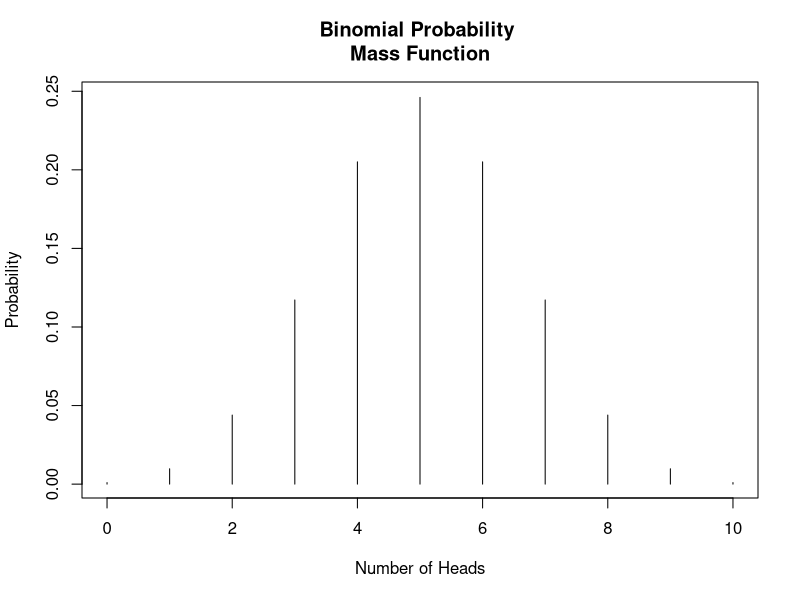
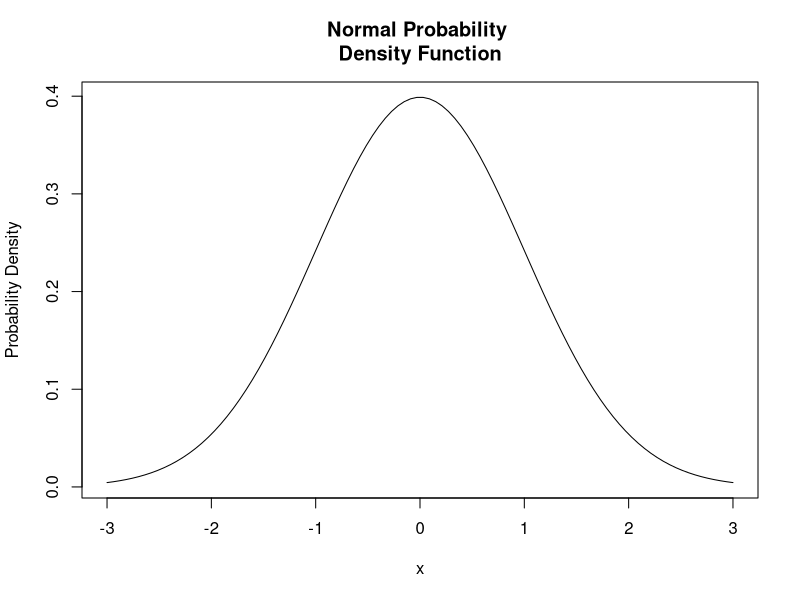
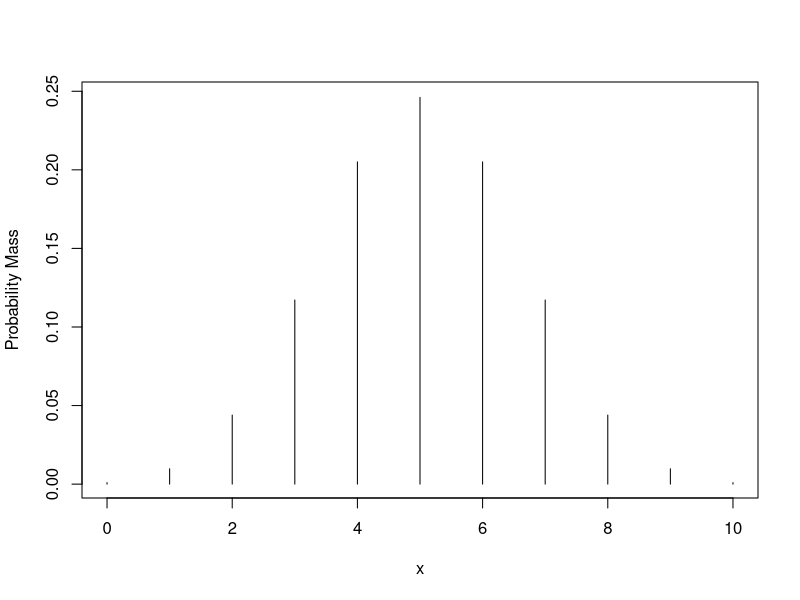
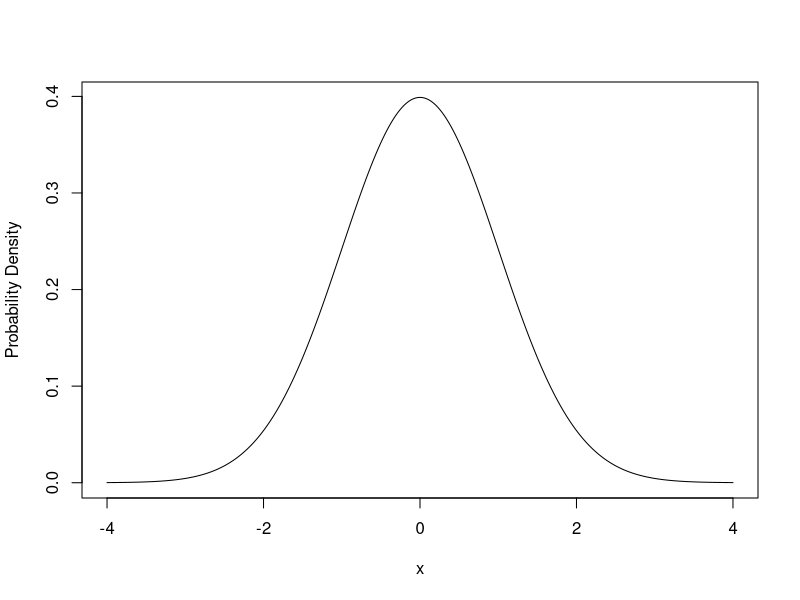
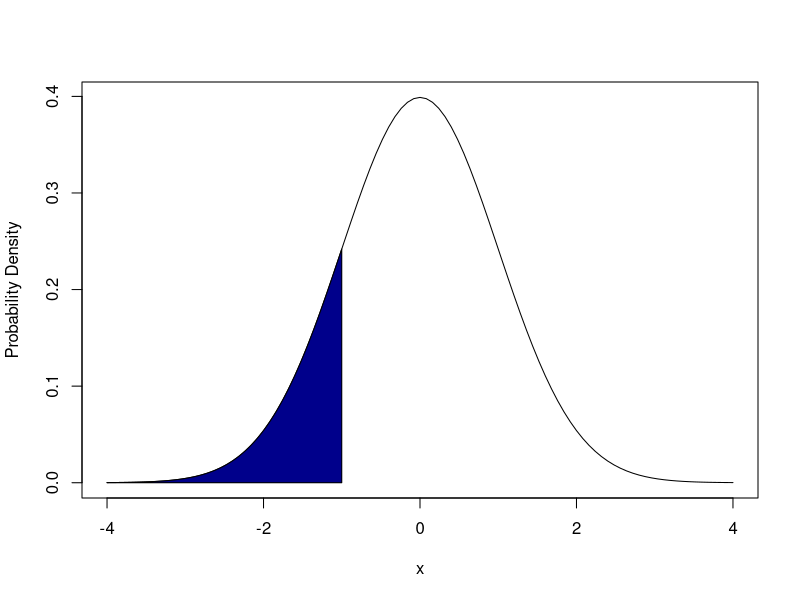
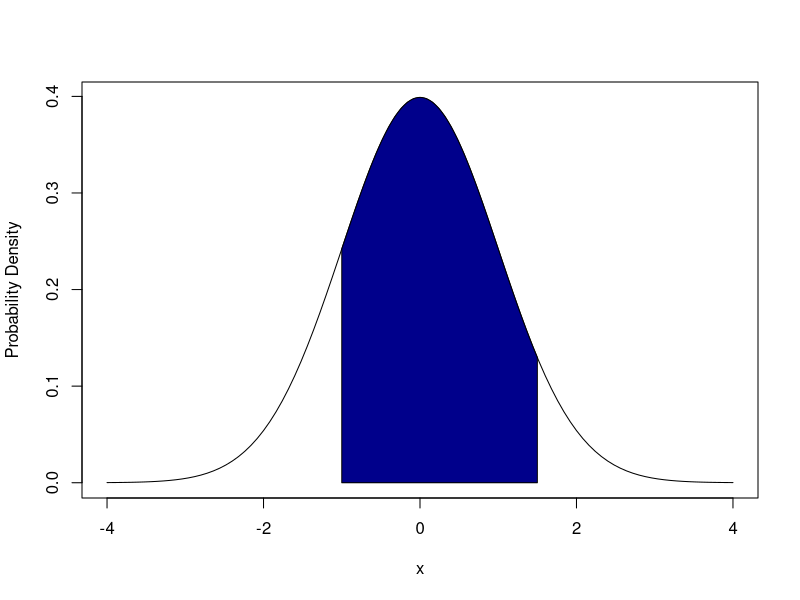
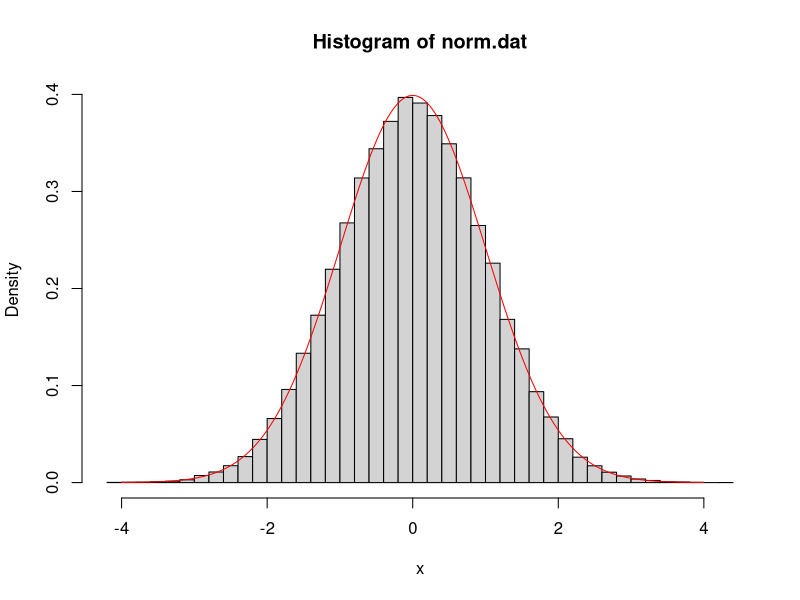
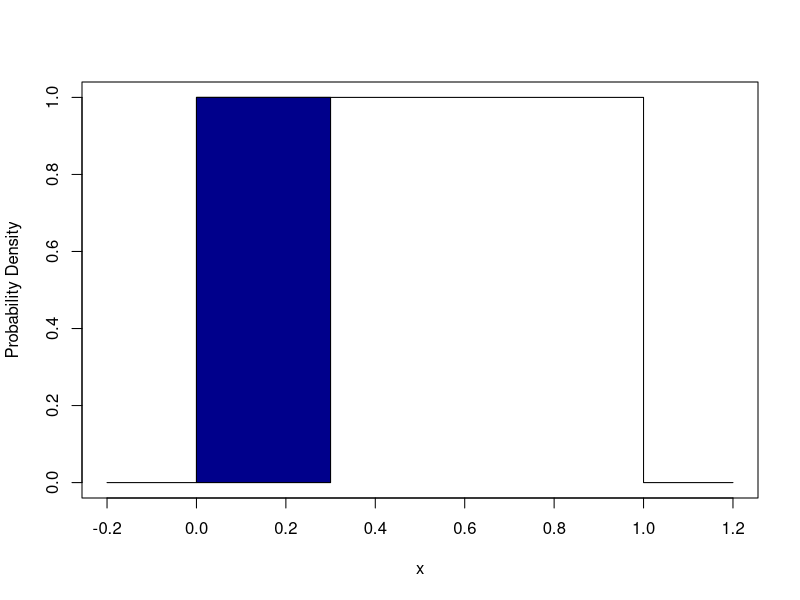

Recreate these plots in R, in order.
## ---- chunk 1
plot(
  x = 0:10,
  y = dbinom(0:10, 10, prob = 0.5),
  type = "h",
  main = "Binomial Probability \nMass Function",
  xlab = "Number of Heads",
  ylab = "Probability"
)
## ---- chunk 2
plot(
  x = seq(-3, 3, length = 100),
  y = dnorm(seq(-3, 3, length = 100), mean = 0, sd = 1),
  type = "l",
  main = "Normal Probability \nDensity Function",
  xlab = "x",
  ylab = "Probability Density"
)
## ---- chunk 3
dbinom(4, 10, 0.5)
## ---- chunk 4
dbinom(0:10, 10, 0.5)
plot(0:10, dbinom(0:10, 10, 0.5), type = "h", xlab = "x", ylab = "Probability Mass")
## ---- chunk 5
x <- seq(-4, 4, 0.01)
plot(x, dnorm(x, 0, 1), type = "l", xlab = "x", ylab = "Probability Density")
## ---- chunk 6
pnorm(-1, 0, 1)
## ---- chunk 7
lower.x <- -4
upper.x <- -1
step <- (upper.x - lower.x) / 100
sigma <- 1
mu <- 0
bounds <- c(mu-4*sigma, mu+4*sigma)
cord.x <- c(lower.x,seq(lower.x,upper.x,step),upper.x)
cord.y <- c(0,dnorm(seq(lower.x,upper.x,step),mu,sigma),0)
curve(dnorm(x,0,1),xlim=bounds, xlab = "x", ylab = "Probability Density") 
polygon(cord.x,cord.y,col='darkblue')
## ---- chunk 8
pnorm(1.5, 0, 1) - pnorm(-1, 0, 1)
## ---- chunk 9
lower.x <- -1
upper.x <- 1.5
step <- (upper.x - lower.x) / 100
sigma <- 1
mu <- 0
bounds <- c(mu-4*sigma, mu+4*sigma)
cord.x <- c(lower.x,seq(lower.x,upper.x,step),upper.x)
cord.y <- c(0,dnorm(seq(lower.x,upper.x,step),mu,sigma),0)
curve(dnorm(x,0,1),xlim=bounds, xlab = "x", ylab = "Probability Density") 
polygon(cord.x,cord.y,col='darkblue')
## ---- chunk 10
norm.dat <- rnorm(5, 0, 1)
print(norm.dat)
## ---- chunk 11
norm.dat <- rnorm(50000, 0, 1)
hist(norm.dat, prob = TRUE, breaks = 50, xlab = "x")
x <- seq(-4, 4, 0.01)
lines(x, dnorm(x, 0, 1), col = "red")
## ---- chunk 12
rbinom(
  1,  # number of observation
  1,  # number of binomial trials
  1/3 # binomial probability of success
)
## ---- chunk 13
rbinom(15, 1, 1/3)
## ---- chunk 14
rand <- runif(
  1,  # number of observation
  0,  # minimum
  1   # maximum
)
if (rand < 1/3) {
    print("Heads")
} else {
    print("Tails")
}
print(rand) # confirm by printing rand
## ---- chunk 15
lower.x <- 0
upper.x <- 0.3
step <- (upper.x - lower.x) / 15
bounds <- c(0, 1)
cord.x <- c(lower.x,seq(lower.x,upper.x,step),upper.x)
cord.y <- c(0, rep(1, length(seq(lower.x, upper.x, step))), 0)
curve(dunif(x, 0, 1), xlim = c(-0.2, 1.2), n = 100000, xlab = "x", ylab = "Probability Density")
polygon(cord.x,cord.y,col='darkblue')
## ---- chunk 16
rand <- runif(1, 0, 1)
if (rand < 3/10) {
    print("Heads") 
} else if (rand < 9/10) {
    print("Tails")
} else {
    print("Edge")
}
print(rand) # confirm by printing rand
## ---- chunk 17
lower.x <- 0
upper.x <- 0.3
step <- (upper.x - lower.x) / 15
bounds <- c(0, 1)
cord.x <- c(lower.x,seq(lower.x,upper.x,step),upper.x)
cord.y <- c(0, rep(1, length(seq(lower.x, upper.x, step))), 0)
curve(dunif(x, 0, 1), xlim = c(-0.2, 1.2), n = 100000, xlab = "x", ylab = "Probability Density")
polygon(cord.x,cord.y,col='darkblue')
lower.x <- 0.3
upper.x <- 0.9
step <- (upper.x - lower.x) / 15
bounds <- c(0, 1)
cord.x <- c(lower.x,seq(lower.x,upper.x,step),upper.x)
cord.y <- c(0, rep(1, length(seq(lower.x, upper.x, step))), 0)
polygon(cord.x,cord.y,col='red')
## ---- chunk 18
nAlive <- 100                       # current number of live animals
max.time <- 200                     # keep going for up to 200 steps
nAliveStore <- numeric(max.time+1)  # vector to store how many were alive at each step
nAliveStore[1] <- nAlive            # store how many were alive at the start
for (iTim in 1:max.time) {          # loop over all time steps
    pr <- runif(nAlive, 0, 1)       # probability of dying for all currently live animals
    died <- which(pr < 0.05)        # find out which animals have died
    nDead <- length(died)           # count up how many animals have died
    nAlive <- nAlive - nDead        # update the number of currently living animals
    nAliveStore[iTim + 1] <- nAlive # store the number of living animals
    if (nAlive <= 0) {break}        # stop process when all animals are dead
}

plot(nAliveStore, type = "l", xlab = "Time", ylab = "Number alive")
